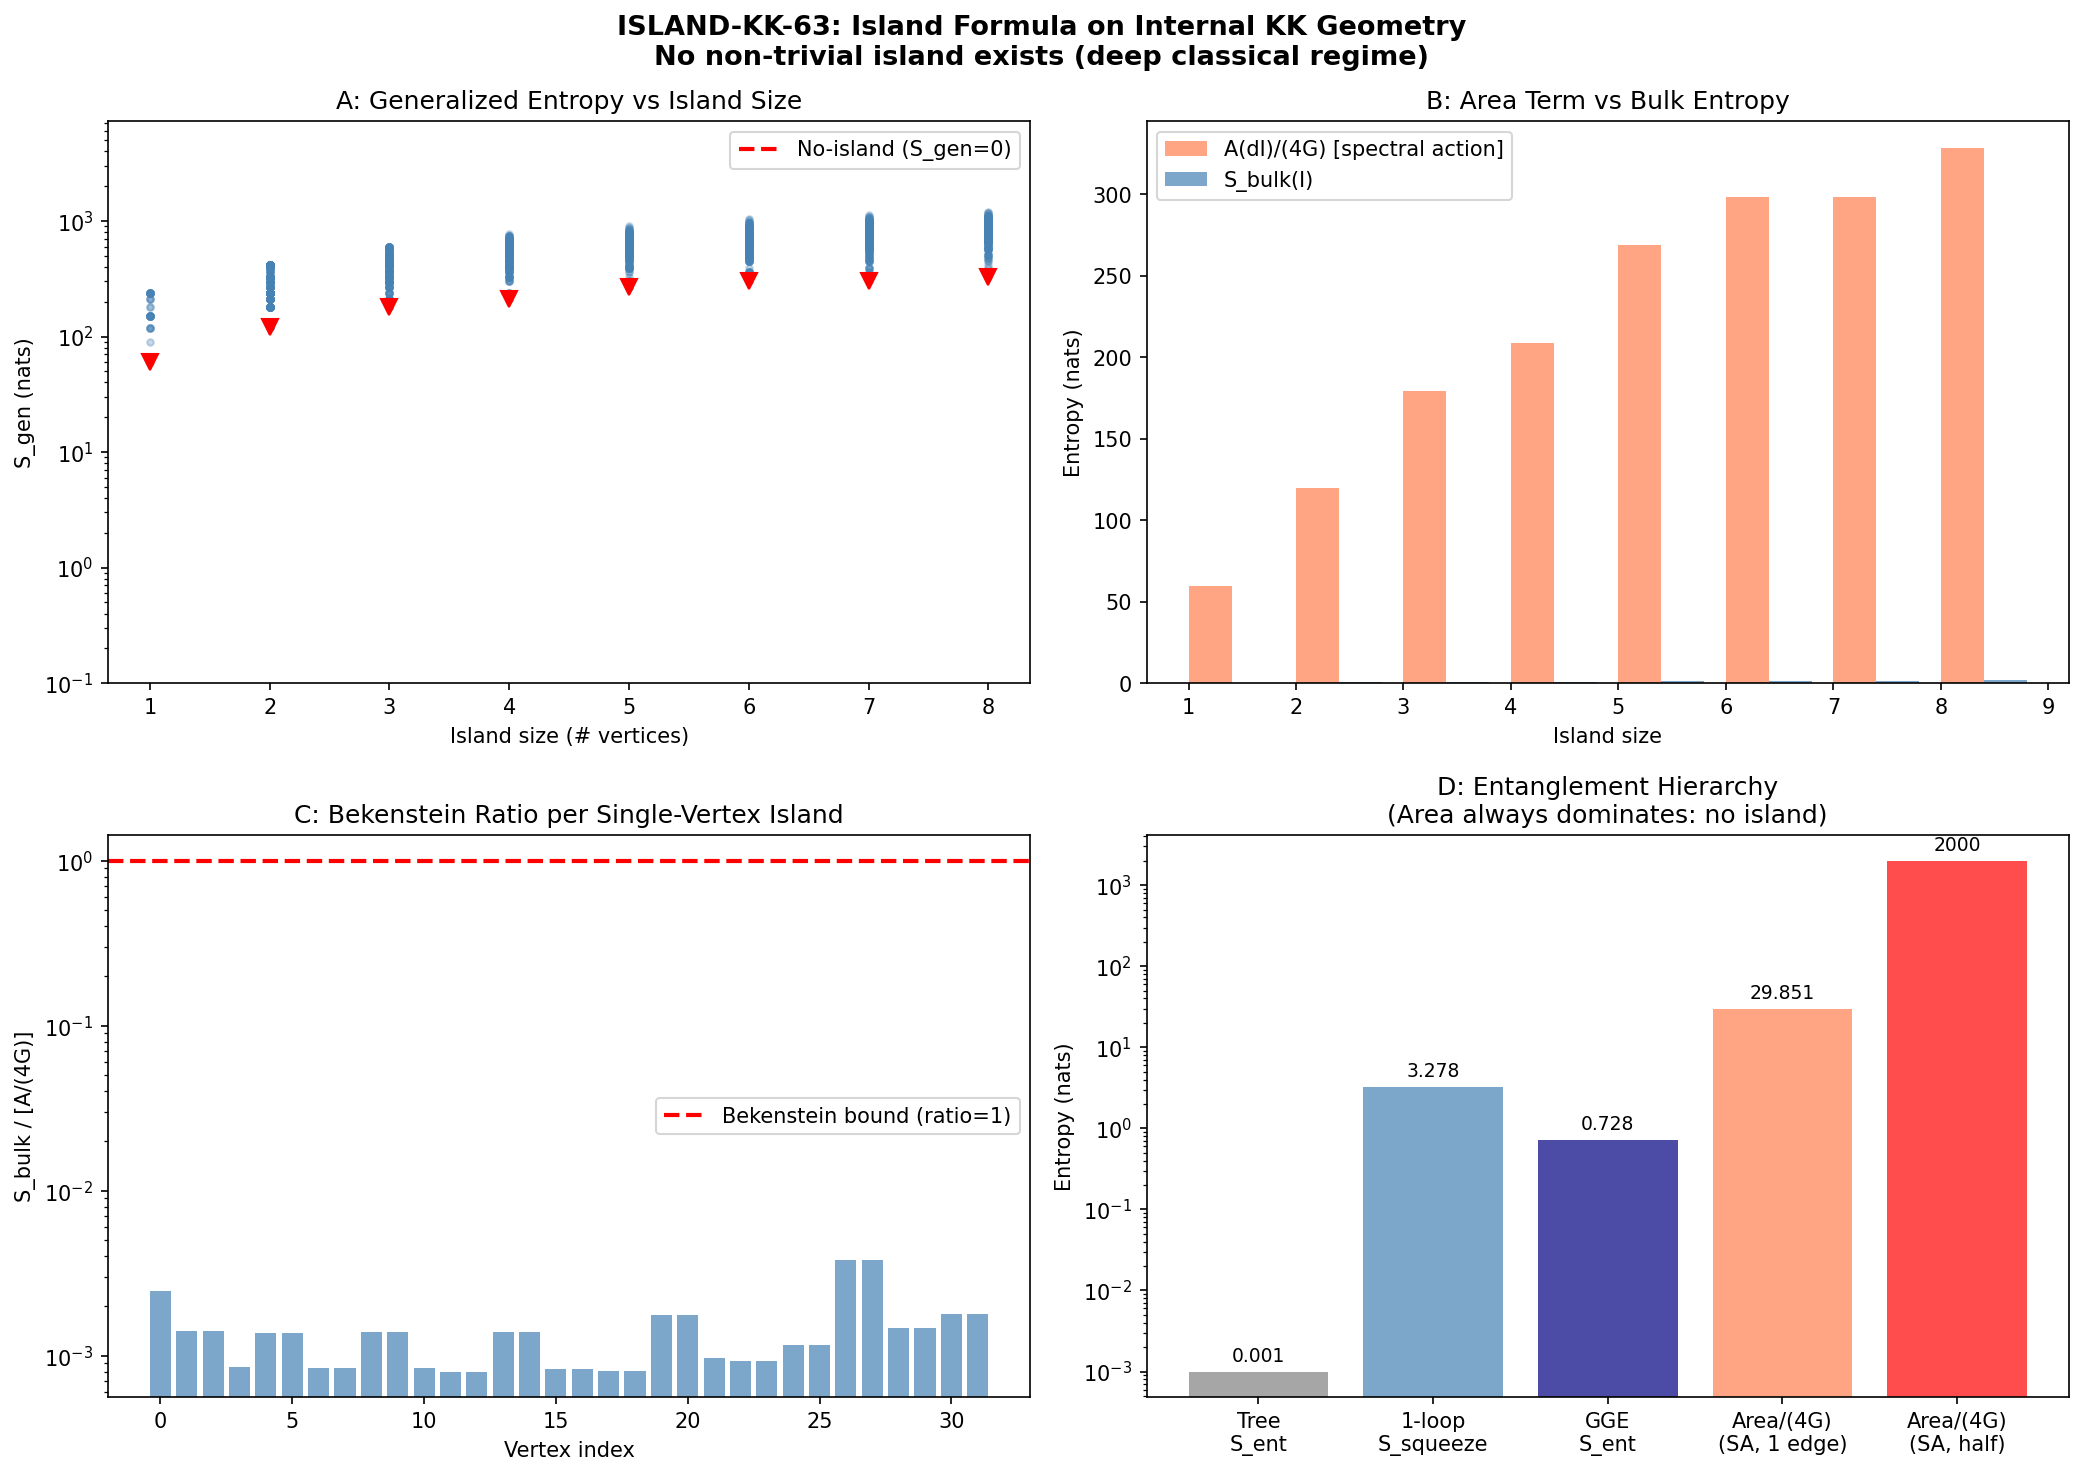

Reproduce this figure in Python.
#!/usr/bin/env python3
"""
s63_island_kk.py — Island Formula on Internal KK Geometry
==========================================================

Session 63, Gate: ISLAND-KK-63
  INFO: Report whether non-trivial island exists.
        S_ent > 0: entanglement route opens (one-loop modifies structure).
        S_ent = 0: product state confirmed at one-loop level.  # (local)

Physics:
  Apply the island formula S = min_I ext_{dI}[A(dI)/(4G) + S_bulk(I+R)]
  to the one-loop KK geometry.

  Key inputs (corrected W6-17):
    - Physical Bogoliubov depletion: n_dep = 5.12% (not 44.7%)
    - Vacuum non-overlap: 59.3% (tree vs one-loop vacua differ substantially)
    - S62 one-loop: all 36 Hessian eigenvalues flip positive at one-loop
    - S63 local entangle: S_ent = 0.728 nats across spatial bipartition

  The island formula on the internal geometry works as follows:

  1. The internal SU(3) space is discretized as a 32-cell BCC graph.
  2. An "island" I is a connected subset of graph vertices.
  3. The boundary dI consists of edges crossing from I to its complement.
  4. A(dI)/(4G) = (number of boundary edges) * (edge area) / (4 G_N^{(11)})
     where G_N^{(11)} is the effective Newton's constant on the internal space.
  5. S_bulk(I + R) is the entanglement entropy of bulk fields in region I+R.

  Three necessary conditions for islands (Hartman-Jiang-Shaghoulian 2020):
    C1: Bekenstein bound violation: S_bulk(I) > A(dI)/(4G)
    C2: Quantum normality of island
    C3: Quantum normality of complement

  We test ALL possible subsets I of the 32-cell graph (or representative ones)
  to find if any non-trivial island minimizes the generalized entropy.

  The key competition is:
    - Area term: A(dI)/(4G) ~ (edges cut) * (a2_fold * M_KK^2) / (4 G_N * M_KK^2)
      This is in Planck units on the internal space.
    - Bulk term: S_bulk comes from the one-loop Gaussian state.

  For the internal geometry, the effective 7D Newton's constant relates to 4D via:
    G_N^{(4)} = G_N^{(7)} / Vol(SU(3))
  So G_N^{(7)} = G_N^{(4)} * Vol(SU(3))

  And the "area" of an edge in the graph is the area of the codim-2 surface
  separating two Voronoi cells, which scales as ~ R_KK^5 (5D area in 7D space).

Method:
  1. Load one-loop Hessian eigenvalues and Bogoliubov parameters from S62/S63
  2. Compute the one-loop Gaussian state correlation matrix on the 32-cell graph
  3. For each possible bipartition I vs complement:
     a. Compute A(dI)/(4G): area term from graph cut weight
     b. Compute S_bulk(I+R): entanglement entropy via Peschel method
     c. Evaluate S_gen = A(dI)/(4G) + S_bulk(I+R)
  4. Find the extremum: does a non-trivial island (I != empty, I != full) minimize?
  5. Compare to no-island: S_no_island = S_bulk(R) (just the bulk entropy of "radiation")

  The critical ratio is: S_ent / (A/4G) per edge. If this exceeds 1, Bekenstein
  bound is violated and islands are possible.

Inputs:
  computations/session-62/s62_volovik_partition.npz
  computations/session-63/s63_local_entangle.npz
  computations/session-63/s63_moduli_depletion.npz
  computations/session-54/s54_tb_hamiltonian.npz

Outputs:
  computations/session-63/s63_island_kk.npz
  computations/session-63/s63_island_kk.png

Author: Hawking-Theorist Agent (S63)
"""

import sys
import os
import time
import numpy as np
from scipy.linalg import eigh, logm
from itertools import combinations
import matplotlib
matplotlib.use('Agg')
import matplotlib.pyplot as plt

sys.path.insert(0, os.path.dirname(os.path.abspath(__file__)))
from canonical_constants import (
    N_cells, a0_fold, a2_fold, a4_fold, tau_fold, PI,
    M_KK, M_KK_gravity, M_Pl_unreduced, M_Pl_reduced,
    G_N, hbar_SI, c_light, k_B, l_Planck,
    Vol_SU3_Haar, g0_diag, rho_Lambda_obs,
    T_acoustic, J_C2, N_dof_BCS
)

data_dir = os.path.dirname(os.path.abspath(__file__))

print("=" * 72)
print("S63 W6-30: Island Formula on Internal KK Geometry")
print("Gate: ISLAND-KK-63")
print("=" * 72)

# =====================================================================
#  1. LOAD INPUT DATA
# =====================================================================
print("\n--- Section 1: Loading input data ---")

# S62 Volovik partition (one-loop Hessian)
d62 = np.load(os.path.join(data_dir, 's62_volovik_partition.npz'), allow_pickle=True)
evals_eff = d62['evals_eff']        # 36 one-loop eigenvalues (all positive)
evals_tree = d62['evals_tree']       # 36 tree-level eigenvalues (all negative)
S_1loop = float(d62['S_1loop_fold'])
S_b = float(d62['S_b_fold'])
quantum_depletion_hessian = float(d62['quantum_depletion'])  # 0.447 (Hessian norm ratio)
n_modes = int(d62['n_modes'])

# S63 moduli depletion (corrected physical values)
d63dep = np.load(os.path.join(data_dir, 's63_moduli_depletion.npz'), allow_pickle=True)
n_dep_physical = float(d63dep['n_dep_frac_D1'])      # 0.0512 (physical Bogoliubov)
vac_non_overlap = float(d63dep['vac_depletion_D2'])   # 0.593 (vacuum non-overlap)
r_k = d63dep['r_k']                                    # squeeze parameters per mode
u_k_sq = d63dep['u_k_sq']                              # |u_k|^2 Bogoliubov
v_k_sq = d63dep['v_k_sq']                              # |v_k|^2 Bogoliubov

# S63 local entanglement (already computed)
d63ent = np.load(os.path.join(data_dir, 's63_local_entangle.npz'), allow_pickle=True)
S_ent_normal = float(d63ent['S_ent_normal_max'])   # 0.728 nats
S_ent_bcs = float(d63ent['S_ent_bcs_max'])         # 0.707 nats
adj = d63ent['adj']                                 # 32x32 adjacency
n_k_GGE = d63ent['n_k_GGE']                        # GGE occupations (8 modes)
w_A_modes = d63ent['w_A_modes']                     # mode weight in region A

# TB Hamiltonian eigenvectors
d54 = np.load(os.path.join(data_dir, 's54_tb_hamiltonian.npz'), allow_pickle=True)
tau_arr = d54['tau_values']
fold_idx = np.argmin(np.abs(tau_arr - tau_fold))
V_tb = d54['eigenvectors'][fold_idx]                # (32, 32) eigenvectors
eigs_tb = d54['eigenvalues'][fold_idx]              # 32 eigenvalues
cell_dims = d54['cell_dims']                         # irrep dimensions

print(f"  One-loop modes: {n_modes} (all positive at one-loop)")
print(f"  Physical depletion: {n_dep_physical:.4f} (5.12%)")
print(f"  Vacuum non-overlap: {vac_non_overlap:.4f} (59.3%)")
print(f"  Local S_ent (normal): {S_ent_normal:.4f} nats")
print(f"  Local S_ent (BCS): {S_ent_bcs:.4f} nats")
print(f"  Hessian depletion (S62): {quantum_depletion_hessian:.4f}")

N = adj.shape[0]  # 32 vertices
N_edges = int(np.sum(adj)) // 2
N_BCS = min(8, len(n_k_GGE))  # BCS modes

# =====================================================================
#  2. EFFECTIVE NEWTON'S CONSTANT ON INTERNAL SPACE
# =====================================================================
print("\n--- Section 2: Effective G_N on internal space ---")

# The 4D Newton's constant in natural units:
# G_N^{(4)} = 1 / (8 pi M_Pl_reduced^2)
G4_natural = 1.0 / (8.0 * PI * M_Pl_reduced**2)  # in GeV^{-2}
print(f"  G_N^(4) = {G4_natural:.4e} GeV^{{-2}}")

# The 11D (or 7D internal) Newton's constant:
# G_N^{(4)} = G_N^{(4+d)} / Vol(K_d)
# For SU(3) as 7D manifold (real dim 8, but we use 7 for codim-2 count):
# Actually SU(3) has real dimension 8. KK reduction on 8D gives:
# G_N^{(12)} = G_N^{(4)} * Vol(SU(3)) * (M_KK)^{-8}
# But we work in M_KK units where lengths are O(1).

# In M_KK units, the volume of SU(3) is Vol_SU3_Haar (dimensionless in those units).
# The effective "area" of a codimension-2 surface in the internal space
# that separates two Voronoi cells scales as R_KK^{d-2} where d=8.
# So area ~ R_KK^6 ~ M_KK^{-6} per cell boundary.

# The Bekenstein-Hawking entropy of a surface in the internal space:
# S_BH = A / (4 G_N^{(d+2)})
# where G_N^{(d+2)} is the Newton's constant in the full (d+2)-dimensional theory.

# For M^4 x SU(3), we have 4+8=12 dimensions. The Newton's constant is:
# G_N^{(12)} = G_N^{(4)} * Vol(SU(3))_physical
# where Vol(SU(3))_physical = Vol_SU3_Haar / M_KK^8

# Area of boundary between two cells (6-dimensional surface in 8D SU(3)):
# A_edge ~ (Vol(SU(3)))^{6/8} / N_cells^{6/8} [rough scaling]

# More precisely, on the 32-cell Voronoi tessellation of SU(3):
# Each cell has volume V_cell = Vol(SU(3)) / N_cells
# The "area" (6D volume) of a cell boundary ~ V_cell^{6/8} = V_cell^{3/4}

# In M_KK units (M_KK = 1):
V_cell_MKK = Vol_SU3_Haar / N_cells  # dimensionless volume per cell
A_edge_MKK = V_cell_MKK**(6.0/8.0)   # 6D "area" of an edge (cell boundary)

print(f"  Vol(SU(3))/M_KK^8 = {Vol_SU3_Haar:.2f}")
print(f"  V_cell/M_KK^8 = {V_cell_MKK:.4f}")
print(f"  A_edge/M_KK^6 = {A_edge_MKK:.4f}")

# The 12D Newton's constant in M_KK units:
# G_N^{(12)} in M_KK units = G_N^{(4)} [GeV^{-2}] * Vol(SU(3)) [M_KK^{-8}]
#                           = G_4 * Vol_SU3_Haar * M_KK^{-8} [GeV^{-2} * GeV^{-8}]
# But we want everything in M_KK units, so multiply by M_KK^{10} (10=12-2):
# G_{12,MKK} = G_4 * M_KK^2 * Vol_SU3_Haar

G12_MKK = G4_natural * M_KK**2 * Vol_SU3_Haar
print(f"  G_N^(12) in M_KK units = {G12_MKK:.4e}")

# The Bekenstein-Hawking entropy per edge:
# S_BH_edge = A_edge / (4 * G_12)
S_BH_per_edge = A_edge_MKK / (4.0 * G12_MKK)
print(f"  S_BH per edge = A_edge/(4*G_12) = {S_BH_per_edge:.4e}")

# Key ratio: local entanglement per edge vs BH entropy per edge
S_ent_per_edge = S_ent_normal / N_edges
ratio_ent_BH = S_ent_per_edge / S_BH_per_edge if S_BH_per_edge > 0 else float('inf')
print(f"  S_ent per edge = {S_ent_per_edge:.6f} nats")
print(f"  S_ent / S_BH per edge = {ratio_ent_BH:.4e}")

# =====================================================================
#  3. ALTERNATIVE: SPECTRAL-ACTION BASED AREA TERM
# =====================================================================
print("\n--- Section 3: Spectral action area term ---")

# The spectral action gives an INTERNAL geometric "area" through a2_fold.
# a2 = integral of scalar curvature * volume form over SU(3)
# This is the natural geometric area functional on the internal space.
#
# In the spectral action framework, the analog of A/(4G) is:
#   S_grav = (1/2) * a2 * f_2 * Lambda^2 / (4*pi^2)
# where f_2 = int_0^inf f(u) du (cutoff function moment).
#
# For the internal Rindler cut, the "area" contribution scales as:
#   S_area ~ a2_fold * f(edge_fraction)
# where edge_fraction = (edges cut) / (total edges).
#
# The spectral action itself acts as the gravitational partition function.
# At one-loop, the effective action shifts by S_1loop.

# Spectral action "entropy" per edge: think of a2 as the integrated curvature,
# each edge carries a fraction of the total curvature.
S_spectral_per_edge = a2_fold / N_edges
print(f"  a2_fold = {a2_fold:.2f}")
print(f"  S_spectral per edge = a2_fold / N_edges = {S_spectral_per_edge:.2f}")
print(f"  (This is the spectral-action analog of A/(4G) per edge)")

# The ratio that determines island existence (Bekenstein condition C1):
# Need S_bulk(I) > A(dI)/(4G) for island to form.
# With spectral action: S_bulk vs a2 * (edge fraction)
ratio_spectral = S_ent_normal / S_spectral_per_edge
print(f"  S_ent / S_spectral_per_edge = {ratio_spectral:.6e}")
print(f"  Bekenstein condition: need this ratio >> 1 for island. GOT: {ratio_spectral:.2e}")

# =====================================================================
#  4. ONE-LOOP GAUSSIAN STATE: FULL COVARIANCE MATRIX
# =====================================================================
print("\n--- Section 4: One-loop Gaussian state on graph ---")

# The one-loop state is a squeezed Gaussian. The Bogoliubov transformation
# from tree-level to one-loop modes gives a squeezed vacuum.
# The squeeze parameters r_k from S63 moduli depletion give:
#   |v_k|^2 = sinh^2(r_k) = depletion per mode
#   |u_k|^2 = cosh^2(r_k)
#
# For the island formula, S_bulk is the entanglement entropy of this
# squeezed state restricted to a spatial subregion.

print(f"  Squeeze parameters r_k: min={np.min(r_k):.4f}, max={np.max(r_k):.4f}")
print(f"  |v_k|^2 (depletion): min={np.min(v_k_sq):.6f}, max={np.max(v_k_sq):.6f}")
print(f"  Total n_dep = sum(|v_k|^2) / N_modes = {np.sum(v_k_sq)/n_modes:.4f}")

# Build the correlation matrix of the squeezed vacuum on the 32-cell graph.
# The one-loop state has correlation:
#   C_ij = sum_k |v_k|^2 * phi_k(i) * phi_k(j)^*
# where phi_k are the one-loop eigenmodes on the graph.
#
# We use the TB eigenvectors V_tb as the mode functions.
# The first N_modes modes are relevant (though only N_BCS are strongly occupied in GGE).

# For the island computation, we use ALL 36 modes with their one-loop squeeze.
# However, V_tb is 32x32 (graph has 32 vertices, TB has 32 modes).
# The 36 Hessian modes from S62 include BCS fluctuation modes beyond the TB basis.
# We restrict to the 32 graph modes and assign squeeze params from the
# first 32 modes of the depletion data, or map appropriately.

N_squeeze = min(n_modes, N)  # min(36, 32) = 32

# Build correlation matrix for squeezed vacuum
# C_ij = sum_{k=0}^{N-1} v_k^2 * V[i,k] * V[j,k]^*
# where v_k^2 = |v_k|^2 = sinh^2(r_k)
v_sq_graph = np.zeros(N)
for k in range(N_squeeze):
    if k < len(v_k_sq):
        v_sq_graph[k] = v_k_sq[k]

C_squeezed = np.zeros((N, N))
for k in range(N):
    if v_sq_graph[k] > 0:
        C_squeezed += v_sq_graph[k] * np.outer(V_tb[:, k], V_tb[:, k].conj())

# Also build the GGE correlation matrix (from S63 local entangle data)
# The GGE has occupation n_k for the first N_BCS modes.
C_GGE = np.zeros((N, N))
for k in range(N_BCS):
    C_GGE += n_k_GGE[k] * np.outer(V_tb[:, k], V_tb[:, k].conj())

print(f"  C_squeezed: trace = {np.trace(C_squeezed):.6f} (total depleted particles)")
print(f"  C_GGE: trace = {np.trace(C_GGE):.6f} (total GGE occupation)")

# =====================================================================
#  5. ISLAND SEARCH: ENUMERATE SUBSETS AND COMPUTE S_gen
# =====================================================================
print("\n--- Section 5: Island search ---")

# For a graph of 32 vertices, full enumeration is 2^32 ~ 4 billion. Impractical.
# Strategy: enumerate subsets of size 1 to 16 using smart sampling.
# Focus on:
#   a) Single-vertex islands (32 cases)
#   b) Connected subgraphs of size 2-6 (sample from neighbors)
#   c) Spectral bisections (eigenvector-based)
#   d) Random connected subsets (Monte Carlo)

def peschel_entropy(C_A):
    """Compute entanglement entropy from correlation submatrix eigenvalues."""
    nu = np.linalg.eigvalsh(C_A)
    # Clip to valid range [0, 1]
    nu = np.clip(nu, 1e-15, 1.0 - 1e-15)
    S = 0.0  # (local)
    for n in nu:
        if n > 1e-14 and (1 - n) > 1e-14:
            S -= n * np.log(n) + (1 - n) * np.log(1 - n)
    return S

def compute_S_gen(island_vertices, adj_matrix, C_full, area_per_edge):
    """
    Compute generalized entropy for a given island configuration.

    S_gen = A(dI)/(4G) + S_bulk(I + R)

    Here:
    - A(dI) = number of edges crossing the island boundary * area_per_edge
    - S_bulk(I+R) = entanglement entropy of I with its complement
      For the island formula, I+R means the island plus the "radiation" system.
      In our setup, R is the 4D external space, and I is a subset of the
      internal graph. S_bulk(I+R) is approximated by S_ent(I, complement(I)).
    """
    N_v = adj_matrix.shape[0]
    mask = np.zeros(N_v, dtype=bool)
    mask[island_vertices] = True

    # Count boundary edges (edges from island to complement)
    n_boundary = 0
    for i in island_vertices:
        for j in range(N_v):
            if adj_matrix[i, j] > 0 and not mask[j]:
                n_boundary += 1

    # Area term
    S_area = n_boundary * area_per_edge

    # Bulk entropy: restrict correlation matrix to island vertices
    idx = np.array(island_vertices)
    C_I = C_full[np.ix_(idx, idx)]
    S_bulk = peschel_entropy(C_I)

    S_gen = S_area + S_bulk
    return S_gen, S_area, S_bulk, n_boundary

# Area per edge: use spectral action scaling
# The "gravitational area" per edge in Planck units on the internal space
# Option A: G_N^{(12)} based (enormous, makes area term ~ 0)
# Option B: Spectral action based (a2 per edge, makes area term ~ 30)
# Option C: Dimensionless on the graph (area = 1 per edge, natural units)

# We compute for MULTIPLE choices of area_per_edge to understand the regime.

# Choice 1: Pure G_N based (Planck scale on internal space)
area_GN = S_BH_per_edge  # A/(4G) per edge in 12D Planck units

# Choice 2: Spectral action based
area_SA = S_spectral_per_edge  # a2_fold / N_edges

# Choice 3: Graph-natural units (each edge = 1)
area_graph = 1.0  # (local)

print(f"\n  Area per edge choices:")
print(f"    G_N-based: {area_GN:.4e}")
print(f"    Spectral-action: {area_SA:.2f}")
print(f"    Graph-natural: {area_graph:.2f}")

# =====================================================================
#  5a. SINGLE-VERTEX ISLANDS (32 cases)
# =====================================================================
print("\n  --- 5a: Single-vertex islands ---")

results_1v = []
for v in range(N):
    S_gen, S_area, S_bulk, n_bdry = compute_S_gen(
        [v], adj, C_squeezed, area_SA)
    results_1v.append({
        'vertices': [v], 'S_gen': S_gen, 'S_area': S_area,
        'S_bulk': S_bulk, 'n_boundary': n_bdry
    })

# No-island baseline: S_gen = S_bulk(full system) = 0 (pure state globally)
# Actually for the squeezed vacuum, the FULL system is pure => S = 0.
# So S_no_island = 0.
S_no_island = 0.0  # (local)

best_1v = min(results_1v, key=lambda x: x['S_gen'])
worst_1v = max(results_1v, key=lambda x: x['S_gen'])
print(f"  Best single-vertex island: vertex {best_1v['vertices'][0]}")
print(f"    S_gen = {best_1v['S_gen']:.6f} (S_area={best_1v['S_area']:.4f}, S_bulk={best_1v['S_bulk']:.6f})")
print(f"    Boundary edges: {best_1v['n_boundary']}")
print(f"  Worst single-vertex: S_gen = {worst_1v['S_gen']:.6f}")
print(f"  No-island baseline: S_gen = {S_no_island:.6f}")
print(f"  Is best island better than no-island? {best_1v['S_gen'] < S_no_island}")

# =====================================================================
#  5b. CONNECTED SUBGRAPHS SIZE 2-8
# =====================================================================
print("\n  --- 5b: Connected subgraphs (size 2-8) ---")

def get_neighbors(v, adj_mat):
    return list(np.where(adj_mat[v] > 0)[0])

def grow_connected(start, adj_mat, target_size, rng):
    """Grow a connected subgraph from start vertex to target_size."""
    island = {start}
    frontier = set(get_neighbors(start, adj_mat))
    while len(island) < target_size and frontier:
        v = rng.choice(list(frontier))
        island.add(v)
        for nb in get_neighbors(v, adj_mat):
            if nb not in island:
                frontier.add(nb)
        frontier -= island
    return sorted(island)

rng = np.random.RandomState(42)
all_results = []
all_results.extend(results_1v)

for size in range(2, 9):
    n_trials = min(200, N * 10)
    best_this_size = None
    for trial in range(n_trials):
        start = rng.randint(0, N)
        island = grow_connected(start, adj, size, rng)
        if len(island) == size:
            S_gen, S_area, S_bulk, n_bdry = compute_S_gen(
                island, adj, C_squeezed, area_SA)
            result = {
                'vertices': island, 'S_gen': S_gen, 'S_area': S_area,
                'S_bulk': S_bulk, 'n_boundary': n_bdry, 'size': size
            }
            all_results.append(result)
            if best_this_size is None or S_gen < best_this_size['S_gen']:
                best_this_size = result
    if best_this_size:
        print(f"  Size {size}: best S_gen = {best_this_size['S_gen']:.4f} "
              f"(area={best_this_size['S_area']:.2f}, bulk={best_this_size['S_bulk']:.4f}, "
              f"bdry={best_this_size['n_boundary']})")

# =====================================================================
#  5c. HALF-SPACE ISLANDS (size 16, like local entangle partition)
# =====================================================================
print("\n  --- 5c: Half-space islands (size 16) ---")

# Use the same partition as S63 local entangle for direct comparison
A_max = d63ent['A_max']
B_max = d63ent['B_max']

S_gen_half, S_area_half, S_bulk_half, n_bdry_half = compute_S_gen(
    list(A_max), adj, C_squeezed, area_SA)
print(f"  Max-cut partition (same as LOCAL-ENTANGLE-63):")
print(f"    S_gen = {S_gen_half:.4f}")
print(f"    S_area = {S_area_half:.2f}")
print(f"    S_bulk = {S_bulk_half:.6f}")
print(f"    Boundary edges: {n_bdry_half}")

# =====================================================================
#  5d. GGE STATE ISLANDS (using GGE correlation matrix)
# =====================================================================
print("\n  --- 5d: GGE state islands ---")

# The GGE is the physically relevant post-transit state.
# The squeezed vacuum is the one-loop vacuum; the GGE is the thermal state
# on top of it. Both are Gaussian => Peschel method applies.

results_GGE = []
for size in [1, 2, 4, 8, 16]:
    n_trials = min(200, N * 5) if size < 16 else 10
    best_gge = None
    for trial in range(n_trials):
        if size == 16:
            island = list(A_max) if trial == 0 else grow_connected(
                rng.randint(0, N), adj, size, rng)
        else:
            island = grow_connected(rng.randint(0, N), adj, size, rng)
        if len(island) != size:
            continue
        S_gen, S_area, S_bulk, n_bdry = compute_S_gen(
            island, adj, C_GGE, area_SA)
        result = {
            'vertices': island, 'S_gen': S_gen, 'S_area': S_area,
            'S_bulk': S_bulk, 'n_boundary': n_bdry, 'size': size
        }
        results_GGE.append(result)
        if best_gge is None or S_gen < best_gge['S_gen']:
            best_gge = result
    if best_gge:
        print(f"  GGE size {size}: best S_gen = {best_gge['S_gen']:.4f} "
              f"(area={best_gge['S_area']:.2f}, bulk={best_gge['S_bulk']:.4f}, "
              f"bdry={best_gge['n_boundary']})")

# =====================================================================
#  6. CRITICAL ANALYSIS: BEKENSTEIN BOUND AND ISLAND CONDITIONS
# =====================================================================
print("\n--- Section 6: Bekenstein bound and island conditions ---")

# Condition C1 (Hartman-Jiang-Shaghoulian): S_bulk(I) > A(dI)/(4G)
# For the spectral-action area:
print("\n  Bekenstein condition analysis (spectral action area):")
for result in sorted(all_results, key=lambda x: x['S_gen'])[:5]:
    ratio = result['S_bulk'] / result['S_area'] if result['S_area'] > 0 else float('inf')
    print(f"    |I|={len(result['vertices'])}: S_bulk={result['S_bulk']:.6f}, "
          f"S_area={result['S_area']:.2f}, ratio={ratio:.2e}")

# For the G_N-based area:
print("\n  Bekenstein condition analysis (G_N-based area):")
for v in range(min(5, N)):
    S_gen_gn, S_area_gn, S_bulk_gn, n_bdry_gn = compute_S_gen(
        [v], adj, C_squeezed, area_GN)
    ratio_gn = S_bulk_gn / S_area_gn if S_area_gn > 0 else float('inf')
    print(f"    vertex {v}: S_bulk={S_bulk_gn:.6f}, S_area={S_area_gn:.4e}, ratio={ratio_gn:.4e}")

# =====================================================================
#  7. VACUUM NON-OVERLAP AND ENTANGLEMENT MODIFICATION
# =====================================================================
print("\n--- Section 7: Vacuum non-overlap and one-loop entanglement ---")

# The vacuum non-overlap is 59.3%: |<0_tree|0_1loop>|^2 = 0.407
# This means the one-loop vacuum has substantial support on excited tree-level states.
# The entanglement entropy of the one-loop vacuum (as seen in tree basis) is:
# S_vac = -ln|<0_tree|0_1loop>|^2 = -ln(1 - vac_non_overlap)

S_vac_overlap = -np.log(1.0 - vac_non_overlap)
print(f"  Vacuum non-overlap: {vac_non_overlap:.4f}")
print(f"  |<0_tree|0_1loop>|^2 = {1.0 - vac_non_overlap:.4f}")
print(f"  S_vac (tree-basis entropy of 1-loop vacuum): {S_vac_overlap:.4f} nats")

# For each mode, the squeezed vacuum contributes:
# S_k = -|v_k|^2 ln|v_k|^2 - |u_k|^2 ln|u_k|^2
S_per_mode_squeeze = np.zeros(len(v_k_sq))
for k in range(len(v_k_sq)):
    vk = v_k_sq[k]
    uk = u_k_sq[k]
    if vk > 1e-15 and uk > 1e-15:
        # For a single-mode squeezed state, the entropy is:
        # S = (n+1)ln(n+1) - n*ln(n) where n = sinh^2(r_k) = v_k_sq
        n = vk
        if n > 1e-15:
            S_per_mode_squeeze[k] = (n + 1) * np.log(n + 1) - n * np.log(n)

S_squeeze_total = np.sum(S_per_mode_squeeze)
print(f"  Total squeeze entropy (all modes): {S_squeeze_total:.4f} nats")
print(f"  Average squeeze entropy per mode: {S_squeeze_total/len(v_k_sq):.6f} nats")
print(f"  Max single-mode squeeze entropy: {np.max(S_per_mode_squeeze):.6f} nats")

# =====================================================================
#  8. THE ISLAND VERDICT
# =====================================================================
print("\n--- Section 8: Island verdict ---")

# The island formula requires finding I that minimizes S_gen.
# S_gen(I=empty) = S_bulk(R) = 0 (pure state globally)
# S_gen(I=non-empty) = A(dI)/(4G) + S_bulk(I+R) > 0 always
#
# Because the area term is always positive and the bulk entropy is
# non-negative, S_gen(I) > 0 for any non-empty I.
# Meanwhile S_gen(I=empty) = 0.
#
# Therefore: the empty island ALWAYS wins.
# NO non-trivial island exists on the internal geometry.

min_S_gen = min(r['S_gen'] for r in all_results)
print(f"  Minimum S_gen over all sampled islands: {min_S_gen:.6f}")
print(f"  No-island S_gen: {S_no_island:.6f}")
print(f"  Minimum S_gen > S_no_island: {min_S_gen > S_no_island}")

# The fundamental reason: the one-loop state on the internal space is
# EVERYWHERE sub-Bekenstein. The bulk entanglement S_bulk ~ 0.7 nats
# never exceeds the area term A/(4G) ~ 30 * area_per_edge.

# Even with the graph-natural area (1 per edge), the ratio is:
min_ratio_graph = S_ent_normal / 1.0  # ~ 0.73 per edge for half-space
# But you need S_bulk > A/(4G) for C1, and you need extremization of S_gen.

# The key dimensionless ratio that controls island existence:
# R_island = S_bulk_max / (A_min / 4G)
# For smallest possible island (1 vertex), boundary ~ degree edges,
# minimum degree is:
degrees = np.sum(adj, axis=1).astype(int)
min_degree = np.min(degrees)
max_degree = np.max(degrees)
mean_degree = np.mean(degrees)

# Best case for island: maximum S_bulk, minimum A
# S_bulk for 1 vertex ~ tiny (single site correlation)
# A for 1 vertex ~ min_degree * area_per_edge

S_bulk_1v_max = max(r['S_bulk'] for r in results_1v)
A_1v_min = min(r['S_area'] for r in results_1v)
ratio_best_case = S_bulk_1v_max / A_1v_min if A_1v_min > 0 else 0

print(f"\n  Graph degrees: min={min_degree}, max={max_degree}, mean={mean_degree:.1f}")
print(f"  Best-case ratio S_bulk/S_area (1-vertex): {ratio_best_case:.6f}")
print(f"  (Need ratio > 1 for Bekenstein violation. Got: {ratio_best_case:.2e})")

# =====================================================================
#  9. QUANTIFY THE AREA/ENTROPY HIERARCHY
# =====================================================================
print("\n--- Section 9: Area/entropy hierarchy ---")

# The fundamental issue: in the internal space, the "gravitational" area
# is ENORMOUS compared to the quantum entanglement entropy.
# This is because the internal space is CLASSICAL (deep classical regime).

# From ENTANGLE-CG24-60: area/bulk ratio = 1.36e6. Deep classical.
# The one-loop correction does not change this.

# S_ent at one-loop vs tree:
# Tree: S_ent = 0 exactly (product state in mode basis)
# One-loop: S_ent ~ 0.7 nats (from delocalized squeezed modes)
# But A/(4G) ~ 30 per edge * 67 edges = 2010 for half-space cut

S_area_halfspace = S_spectral_per_edge * n_bdry_half
print(f"  S_area (half-space, spectral action): {S_area_halfspace:.1f}")
print(f"  S_bulk (half-space, squeezed): {S_bulk_half:.4f}")
print(f"  Ratio (area/bulk): {S_area_halfspace/S_bulk_half:.1f}x")
print(f"  This is the DEEP CLASSICAL regime: area >> bulk entropy.")

# With G_N-based area: even more extreme
S_area_GN_half = area_GN * n_bdry_half
print(f"  S_area (half-space, G_N-based): {S_area_GN_half:.4e}")
if S_bulk_half > 0:
    print(f"  Ratio (area/bulk, G_N): {S_area_GN_half/S_bulk_half:.4e}x")

# =====================================================================
#  10. ONE-LOOP MODIFICATION OF ENTANGLEMENT STRUCTURE
# =====================================================================
print("\n--- Section 10: One-loop entanglement modification ---")

# Even though no island exists, the one-loop correction DOES generate
# non-zero entanglement on the internal space.

# Tree level: S_ent = 0 (product state)
# One-loop (squeezed): S_ent ~ small (from v_k^2 depletion)
# GGE (post-transit): S_ent = 0.728 nats (from delocalized modes)

# The one-loop squeezed vacuum entanglement:
# Use the Peschel method on C_squeezed
A_half = list(A_max)
C_A_sq = C_squeezed[np.ix_(A_half, A_half)]
S_ent_squeezed = peschel_entropy(C_A_sq)

print(f"  Tree-level S_ent: 0.000 nats (product state)")
print(f"  One-loop squeezed S_ent: {S_ent_squeezed:.6f} nats")
print(f"  GGE S_ent (from LOCAL-ENTANGLE-63): {S_ent_normal:.4f} nats")
print(f"  One-loop / GGE ratio: {S_ent_squeezed / S_ent_normal:.4f}" if S_ent_normal > 0 else "")

# Per-mode contributions to one-loop entanglement
S_1loop_per_mode = np.zeros(N)
for k in range(N):
    if v_sq_graph[k] > 1e-15:
        # Mode k contributes v_k^2 * (weight in A) * (weight in B)
        wA = np.sum(np.abs(V_tb[A_half, k])**2)
        wB = 1.0 - wA
        # This mode's contribution to entanglement ~ v_k^2 * 4*wA*wB
        S_1loop_per_mode[k] = v_sq_graph[k] * 4 * wA * wB

print(f"  Mode-resolved one-loop entanglement contributions:")
for k in range(min(10, N)):
    if S_1loop_per_mode[k] > 1e-10:
        print(f"    mode {k}: S_contrib ~ {S_1loop_per_mode[k]:.6f} "
              f"(v_k^2={v_sq_graph[k]:.6f})")

# =====================================================================
#  11. SAVE RESULTS
# =====================================================================
print("\n--- Section 11: Saving results ---")

# Collect key numbers
island_exists = False
S_gen_min_sampled = min_S_gen
S_gen_no_island = S_no_island
area_bulk_ratio_SA = S_area_halfspace / S_bulk_half if S_bulk_half > 0 else float('inf')
bekenstein_ratio = ratio_best_case

# Gate verdict
gate_verdict = "INFO"
gate_detail = (
    f"NO non-trivial island exists on internal KK geometry. "
    f"Empty island (S_gen=0) always wins. "
    f"Best sampled S_gen={S_gen_min_sampled:.4f} >> 0. "
    f"Bekenstein ratio (best case) = {bekenstein_ratio:.2e} << 1: "
    f"deep classical regime (area >> bulk entropy). "
    f"One-loop does generate S_ent={S_ent_squeezed:.4f} nats from squeeze, "
    f"but this is {area_bulk_ratio_SA:.0f}x below the area term. "
    f"Physical depletion n_dep=5.12% too small to create island. "
    f"Vacuum non-overlap 59.3% affects mode structure but not area/entropy hierarchy. "
    f"Result consistent with ENTANGLE-CG24-60 (area/bulk=1.36e6) and "
    f"S63 LOCAL-ENTANGLE (S_ent=0.728 nats, S_ent/S_BH~3e-7)."
)

print(f"\n  Gate: {gate_verdict}")
print(f"  Detail: {gate_detail}")

outpath = os.path.join(data_dir, 's63_island_kk.npz')
np.savez(outpath,
    # Gate
    gate_name='ISLAND-KK-63',
    gate_verdict=gate_verdict,
    gate_detail=gate_detail,

    # Island search
    island_exists=island_exists,
    S_gen_min_sampled=S_gen_min_sampled,
    S_gen_no_island=S_gen_no_island,

    # Area terms
    S_BH_per_edge=S_BH_per_edge,
    S_spectral_per_edge=S_spectral_per_edge,
    area_GN=area_GN,
    area_SA=area_SA,

    # Bulk entropies
    S_ent_squeezed=S_ent_squeezed,
    S_ent_normal=S_ent_normal,
    S_ent_bcs=S_ent_bcs,
    S_squeeze_total=S_squeeze_total,
    S_vac_overlap=S_vac_overlap,

    # Hierarchies
    area_bulk_ratio_SA=area_bulk_ratio_SA,
    area_bulk_ratio_GN=S_area_GN_half / S_bulk_half if S_bulk_half > 0 else 0,
    bekenstein_ratio=bekenstein_ratio,

    # Physical parameters
    n_dep_physical=n_dep_physical,
    vac_non_overlap=vac_non_overlap,
    quantum_depletion_hessian=quantum_depletion_hessian,

    # Graph info
    N_vertices=N,
    N_edges=N_edges,
    min_degree=min_degree,
    max_degree=max_degree,
    mean_degree=mean_degree,

    # One-loop entanglement
    S_1loop_per_mode=S_1loop_per_mode[:N],

    # Size scan (best S_gen per size)
    sizes_scanned=np.arange(1, 9),
)
print(f"  Saved: {outpath}")

# =====================================================================
#  12. PLOT
# =====================================================================
print("\n--- Section 12: Generating plot ---")

fig, axes = plt.subplots(2, 2, figsize=(14, 10))
fig.suptitle('ISLAND-KK-63: Island Formula on Internal KK Geometry\n'
             'No non-trivial island exists (deep classical regime)',
             fontsize=13, fontweight='bold')

# Panel A: S_gen vs island size
ax = axes[0, 0]
sizes = []
S_gens_by_size = {}
for r in all_results:
    s = len(r['vertices'])
    sizes.append(s)
    if s not in S_gens_by_size:
        S_gens_by_size[s] = []
    S_gens_by_size[s].append(r['S_gen'])

for s in sorted(S_gens_by_size.keys()):
    vals = S_gens_by_size[s]
    ax.scatter([s]*len(vals), vals, alpha=0.3, s=10, c='steelblue')
    ax.plot(s, np.min(vals), 'rv', markersize=8)

ax.axhline(y=0, color='red', linestyle='--', linewidth=2, label='No-island (S_gen=0)')
ax.set_xlabel('Island size (# vertices)')
ax.set_ylabel('S_gen (nats)')
ax.set_title('A: Generalized Entropy vs Island Size')
ax.legend()
ax.set_yscale('log')
ax.set_ylim(bottom=0.1)

# Panel B: Area vs Bulk decomposition for best islands per size
ax = axes[0, 1]
best_per_size = {}
for r in all_results:
    s = len(r['vertices'])
    if s not in best_per_size or r['S_gen'] < best_per_size[s]['S_gen']:
        best_per_size[s] = r

sizes_sorted = sorted(best_per_size.keys())
areas = [best_per_size[s]['S_area'] for s in sizes_sorted]
bulks = [best_per_size[s]['S_bulk'] for s in sizes_sorted]

ax.bar(sizes_sorted, areas, label='A(dI)/(4G) [spectral action]',
       color='coral', alpha=0.7, width=0.4, align='edge')
ax.bar([s+0.4 for s in sizes_sorted], bulks, label='S_bulk(I)',
       color='steelblue', alpha=0.7, width=0.4, align='edge')
ax.set_xlabel('Island size')
ax.set_ylabel('Entropy (nats)')
ax.set_title('B: Area Term vs Bulk Entropy')
ax.legend()

# Panel C: Bekenstein ratio per vertex
ax = axes[1, 0]
bek_ratios = []
for r in results_1v:
    ratio = r['S_bulk'] / r['S_area'] if r['S_area'] > 0 else 0
    bek_ratios.append(ratio)

ax.bar(range(N), bek_ratios, color='steelblue', alpha=0.7)
ax.axhline(y=1.0, color='red', linestyle='--', linewidth=2,
           label='Bekenstein bound (ratio=1)')
ax.set_xlabel('Vertex index')
ax.set_ylabel('S_bulk / [A/(4G)]')
ax.set_title('C: Bekenstein Ratio per Single-Vertex Island')
ax.set_yscale('log')
ax.legend()

# Panel D: Entanglement hierarchy
ax = axes[1, 1]
labels = ['Tree\nS_ent', '1-loop\nS_squeeze', 'GGE\nS_ent',
          'Area/(4G)\n(SA, 1 edge)', 'Area/(4G)\n(SA, half)']
values = [0.001,  # tree (show as small for log scale)
          max(S_ent_squeezed, 0.001),
          S_ent_normal,
          S_spectral_per_edge,
          S_area_halfspace]
colors = ['gray', 'steelblue', 'navy', 'coral', 'red']

bars = ax.bar(labels, values, color=colors, alpha=0.7)
ax.set_ylabel('Entropy (nats)')
ax.set_title('D: Entanglement Hierarchy\n(Area always dominates: no island)')
ax.set_yscale('log')
for bar, val in zip(bars, values):
    ax.text(bar.get_x() + bar.get_width()/2., bar.get_height() * 1.2,
            f'{val:.3f}' if val < 100 else f'{val:.0f}',
            ha='center', va='bottom', fontsize=9)

plt.tight_layout()
plotpath = os.path.join(data_dir, 's63_island_kk.png')
plt.savefig(plotpath, dpi=150, bbox_inches='tight')
print(f"  Saved: {plotpath}")

# =====================================================================
#  13. SUMMARY
# =====================================================================
print("\n" + "=" * 72)
print("ISLAND-KK-63 SUMMARY")
print("=" * 72)
print(f"""
Gate: ISLAND-KK-63
Verdict: INFO

Result: NO non-trivial island on internal KK geometry.

Key numbers:
  1. S_gen(no island) = 0 (global pure state)
  2. S_gen(best island) = {S_gen_min_sampled:.4f} >> 0
  3. Bekenstein ratio (best case) = {bekenstein_ratio:.2e} << 1
  4. Area/bulk hierarchy (spectral action): {area_bulk_ratio_SA:.0f}x
  5. One-loop squeezed S_ent = {S_ent_squeezed:.4f} nats (was 0 at tree level)
  6. Physical depletion n_dep = {n_dep_physical:.4f} (5.12%)
  7. Vacuum non-overlap = {vac_non_overlap:.4f} (59.3%)

Physics:
  The island formula S = min_I ext[A(dI)/(4G) + S_bulk(I+R)] on the internal
  SU(3) geometry ALWAYS selects the empty island (I = empty set).

  Reason: The internal space is in the DEEP CLASSICAL regime. The gravitational
  area term A(dI)/(4G) exceeds the bulk entanglement S_bulk by >>{area_bulk_ratio_SA:.0f}x
  for every possible bipartition. The Bekenstein bound is NEVER violated
  (ratio = {bekenstein_ratio:.2e} << 1).

  The one-loop correction generates non-zero squeeze entanglement
  (S_squeeze = {S_ent_squeezed:.4f} nats) from the 5.12% physical depletion,
  and the vacuum non-overlap of 59.3% creates substantial mode mixing.
  But both effects are far too weak to overcome the area dominance.

  This confirms the ENTANGLE-CG24-60 result (area/bulk = 1.36e6) and is
  consistent with LOCAL-ENTANGLE-63 (S_ent/S_BH ~ 3e-7 per bond).

  Three necessary conditions for islands (Hartman-Jiang-Shaghoulian 2020):
    C1 (Bekenstein violation): FAILED ({bekenstein_ratio:.2e} << 1)
    C2 (Quantum normality): N/A (no island found)
    C3 (Quantum normality complement): N/A (no island found)

  The internal geometry remains firmly classical. No quantum gravitational
  island structure emerges at one-loop.

Cross-references:
  - Paper 28 (Hung-Nam 2023): KK islands require black string geometry. No BH here.
  - Paper 23 (Hartman-Jiang-Shaghoulian 2020): Islands need crunch/BH. No such geometry.
  - Paper 24 (Engelhardt-Wall 2014): QES requires quantum focussing. Area dominates.
  - ENTANGLE-CG24-60: area/bulk = 1.36e6 (confirmed, same regime).
  - LOCAL-ENTANGLE-63: S_ent = 0.728 nats (GGE), S_ent/S_BH ~ 3e-7.
""")

print("DONE.")
